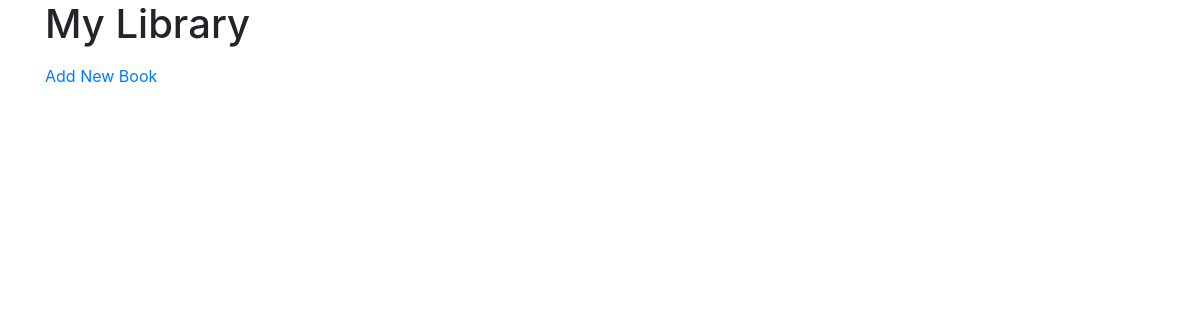
/, run on an earlier commit of the app's database.
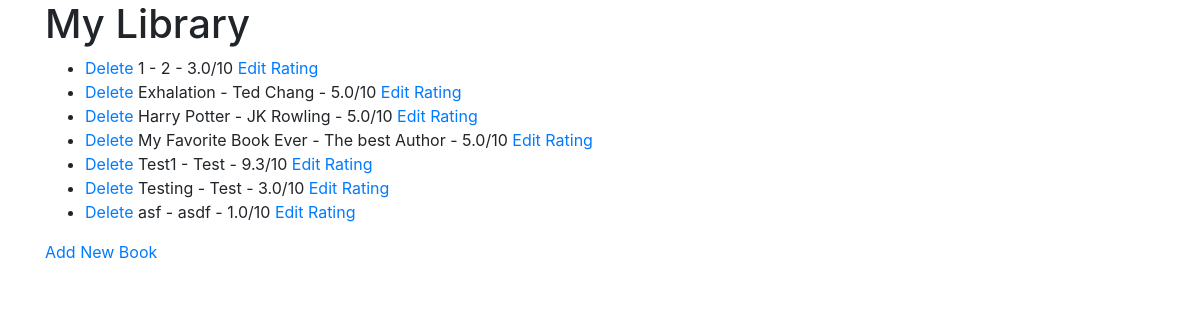
And on a later commit of the database.
### main.py (models this page shows, shortened)
class Book(db.Model):
    id: Mapped[int] = mapped_column(Integer, primary_key=True)
    title: Mapped[str] = mapped_column(String(250), unique=True, nullable=False)
    author: Mapped[str] = mapped_column(String(250), nullable=False)
    rating: Mapped[float] = mapped_column(Float, nullable=False)

### main.py (the view)
@app.route('/')
def home():
    with app.app_context():
        books = db.session.execute(db.select(Book).order_by(Book.title)).scalars().all()
    return render_template("index.html", headers=formheaders, all_books=books)

### templates/index.html (shortened to what this page needs)
{% extends 'base.html' %}
{% block content %}
<div class="container">
  <div class="row">
    <div class="col-sm-12 col-md-8">
    <h1>My Library</h1>
    <ul>
      {% if all_books == 0 %}
        <p> Library is empty </p>
      {% else %}
        {% for book in all_books %}
            <li><a href="delete/{{ book.id }}">Delete<a/> {{ book.title }} - {{ book.author }} - {{ book.rating }}/10 <a href="edit/{{ book.id }}">Edit Rating<a/></li>
        {% endfor %}
      {% endif %}
    </ul>
    <a href="/add">Add New Book</a>
    </div>
  </div>
</div>
{% endblock %}

### templates/base.html (shortened to what this page needs)
<!DOCTYPE html>
<html lang="en">
  <head>
    {% block styles %}
      {{ bootstrap.load_css() }}
    {% endblock %}
  </head>
  <body>
    {% block content %}{% endblock %}
  </body>
</html>

What changed in the data, as far as the page shows it:
added Book: title "1", author "2", rating "3.0"
added Book: title "Exhalation", author "Ted Chang", rating "5.0"
added Book: title "Harry Potter", author "JK Rowling", rating "5.0"
added Book: title "My Favorite Book Ever", author "The best Author", rating "5.0"
added Book: title "Test1", author "Test", rating "9.3"
added Book: title "Testing", author "Test", rating "3.0"
added Book: title "asf", author "asdf", rating "1.0"
